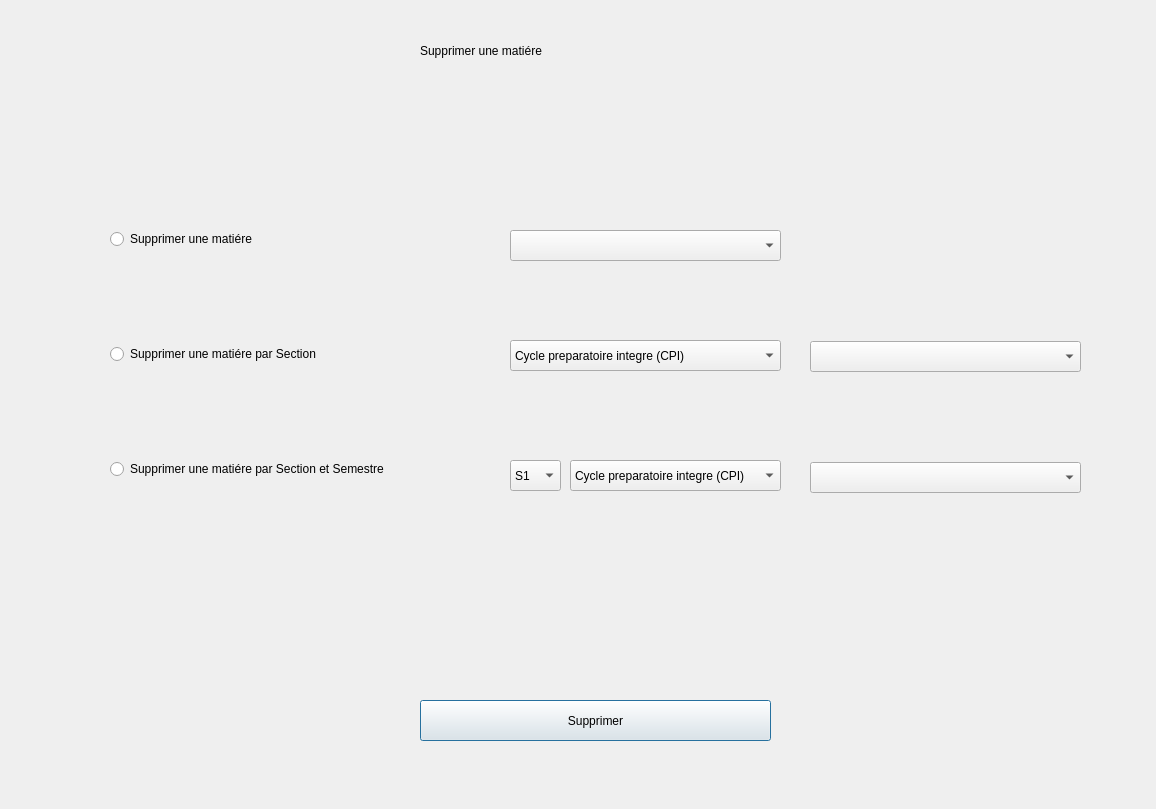
<?xml version="1.0" encoding="UTF-8"?>
<ui version="4.0">
 <class>Dialog</class>
 <widget class="QDialog" name="Dialog">
  <property name="geometry">
   <rect>
    <x>0</x>
    <y>0</y>
    <width>1156</width>
    <height>809</height>
   </rect>
  </property>
  <property name="windowTitle">
   <string>Dialog</string>
  </property>
  <property name="styleSheet">
   <string notr="true">font: 75 12pt &quot;Arial&quot;;</string>
  </property>
  <widget class="QComboBox" name="comboBoxMatiereSection">
   <property name="geometry">
    <rect>
     <x>810</x>
     <y>341</y>
     <width>271</width>
     <height>31</height>
    </rect>
   </property>
  </widget>
  <widget class="QComboBox" name="comboBoxSection1">
   <property name="geometry">
    <rect>
     <x>510</x>
     <y>340</y>
     <width>271</width>
     <height>31</height>
    </rect>
   </property>
   <item>
    <property name="text">
     <string>Cycle preparatoire integre (CPI)</string>
    </property>
   </item>
   <item>
    <property name="text">
     <string>Diplome national d'ingenieur(ING)</string>
    </property>
   </item>
   <item>
    <property name="text">
     <string>Licence en sciences de l’informatique(L-I)</string>
    </property>
   </item>
   <item>
    <property name="text">
     <string>Licence en mathematiques appliquee (L-M)</string>
    </property>
   </item>
  </widget>
  <widget class="QLabel" name="label_1">
   <property name="geometry">
    <rect>
     <x>420</x>
     <y>30</y>
     <width>291</width>
     <height>41</height>
    </rect>
   </property>
   <property name="layoutDirection">
    <enum>Qt::LeftToRight</enum>
   </property>
   <property name="styleSheet">
    <string notr="true">font: 75 22pt &quot;MS Shell Dlg 2&quot;;</string>
   </property>
   <property name="text">
    <string>Supprimer une matiére</string>
   </property>
  </widget>
  <widget class="QComboBox" name="comboBoxMatiereSectionSemestre">
   <property name="geometry">
    <rect>
     <x>810</x>
     <y>462</y>
     <width>271</width>
     <height>31</height>
    </rect>
   </property>
  </widget>
  <widget class="QWidget" name="layoutWidget">
   <property name="geometry">
    <rect>
     <x>110</x>
     <y>140</y>
     <width>381</width>
     <height>431</height>
    </rect>
   </property>
   <layout class="QVBoxLayout" name="verticalLayout">
    <item>
     <widget class="QRadioButton" name="SupprimerMatiere">
      <property name="text">
       <string>Supprimer une matiére</string>
      </property>
     </widget>
    </item>
    <item>
     <widget class="QRadioButton" name="SupprimerMatiereSection">
      <property name="text">
       <string>Supprimer une matiére par Section</string>
      </property>
     </widget>
    </item>
    <item>
     <widget class="QRadioButton" name="SupprimerMatiereSectionSemestre">
      <property name="text">
       <string>Supprimer une matiére par Section et Semestre</string>
      </property>
     </widget>
    </item>
   </layout>
  </widget>
  <widget class="QComboBox" name="comboBoxMatiere">
   <property name="geometry">
    <rect>
     <x>510</x>
     <y>230</y>
     <width>271</width>
     <height>31</height>
    </rect>
   </property>
  </widget>
  <widget class="QComboBox" name="comboBoxSection2">
   <property name="geometry">
    <rect>
     <x>570</x>
     <y>460</y>
     <width>211</width>
     <height>31</height>
    </rect>
   </property>
   <item>
    <property name="text">
     <string>Cycle preparatoire integre (CPI)</string>
    </property>
   </item>
   <item>
    <property name="text">
     <string>Diplome national d'ingenieur(ING)</string>
    </property>
   </item>
   <item>
    <property name="text">
     <string>Licence en sciences de l’informatique(L-I)</string>
    </property>
   </item>
   <item>
    <property name="text">
     <string>Licence en mathematiques appliquee (L-M)</string>
    </property>
   </item>
  </widget>
  <widget class="QPushButton" name="Supprimer">
   <property name="geometry">
    <rect>
     <x>420</x>
     <y>700</y>
     <width>351</width>
     <height>41</height>
    </rect>
   </property>
   <property name="text">
    <string>Supprimer</string>
   </property>
  </widget>
  <widget class="QComboBox" name="comboBoxSemestre">
   <property name="geometry">
    <rect>
     <x>510</x>
     <y>460</y>
     <width>51</width>
     <height>31</height>
    </rect>
   </property>
   <item>
    <property name="text">
     <string>S1</string>
    </property>
   </item>
   <item>
    <property name="text">
     <string>S2</string>
    </property>
   </item>
  </widget>
  <widget class="QLabel" name="label">
   <property name="geometry">
    <rect>
     <x>0</x>
     <y>0</y>
     <width>1261</width>
     <height>861</height>
    </rect>
   </property>
   <property name="text">
    <string/>
   </property>
   <property name="pixmap">
    <pixmap resource="../PY/Backgrounds.qrc">:/Back/Background.jpg</pixmap>
   </property>
   <property name="scaledContents">
    <bool>true</bool>
   </property>
  </widget>
  <zorder>label</zorder>
  <zorder>comboBoxMatiereSection</zorder>
  <zorder>comboBoxSection1</zorder>
  <zorder>label_1</zorder>
  <zorder>comboBoxMatiereSectionSemestre</zorder>
  <zorder>layoutWidget</zorder>
  <zorder>comboBoxMatiere</zorder>
  <zorder>comboBoxSection2</zorder>
  <zorder>Supprimer</zorder>
  <zorder>comboBoxSemestre</zorder>
 </widget>
 <resources>
  <include location="../PY/Backgrounds.qrc"/>
 </resources>
 <connections/>
</ui>
